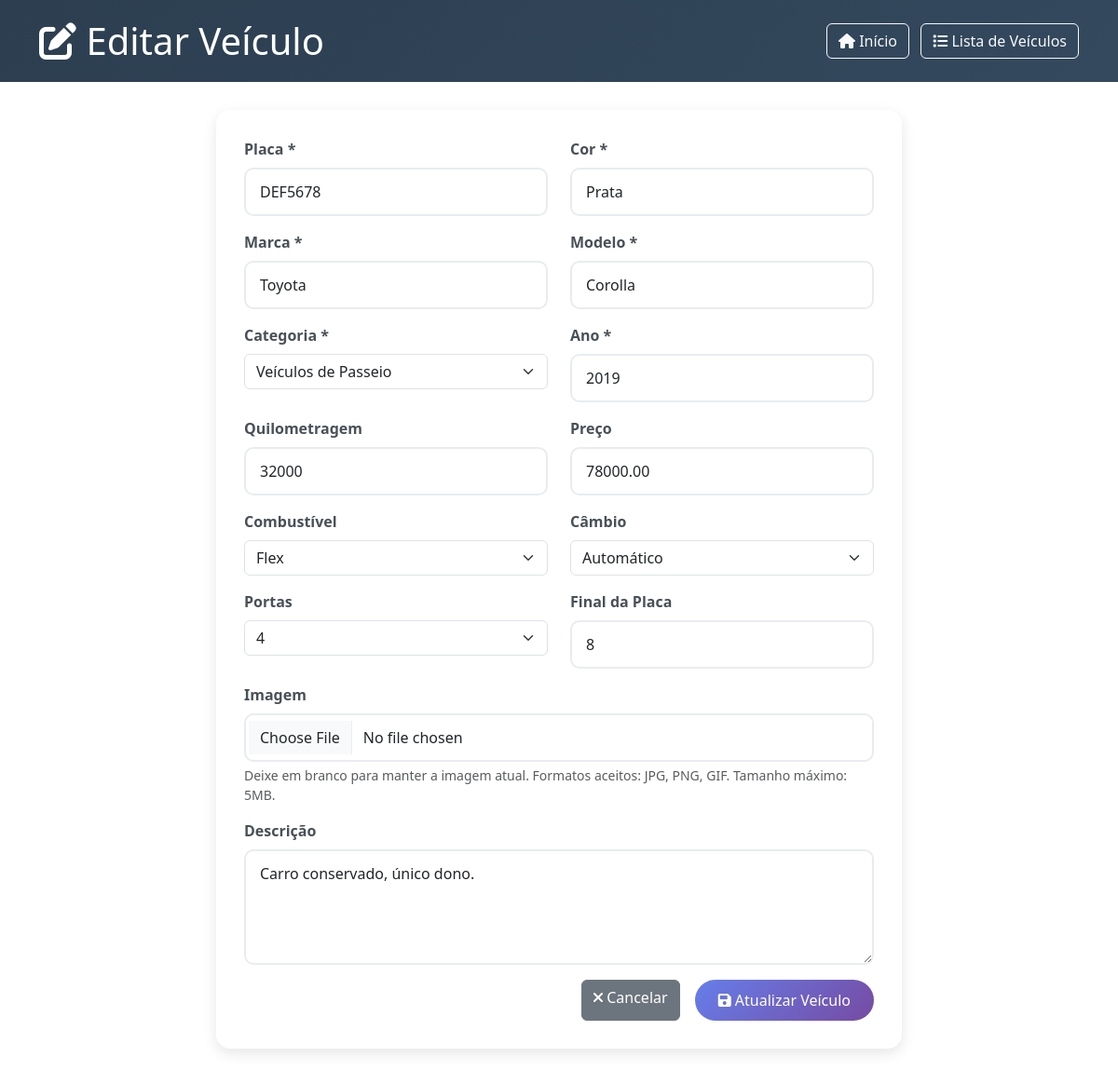
/admin/editar_veiculo.php?id=2 (signed in), run on the app's committed database.
### tables this page shows
CREATE TABLE IF NOT EXISTS veiculos (
    id INT AUTO_INCREMENT PRIMARY KEY,
    placa VARCHAR(10) NOT NULL UNIQUE,
    cor VARCHAR(30) NOT NULL,
    modelo VARCHAR(50) NOT NULL,
    marca VARCHAR(50) NOT NULL,
    id_categoria INT NOT NULL,
    ano VARCHAR(4) NOT NULL,
    quilometragem INT DEFAULT 0,
    preco DECIMAL(10,2) NULL,
    descricao TEXT NULL,
    combustivel VARCHAR(20) NULL,
    cambio VARCHAR(20) NULL,
    portas VARCHAR(2) NULL,
    final_placa VARCHAR(1) NULL,
    imagem VARCHAR(255) NULL,
    data_cadastro TIMESTAMP DEFAULT CURRENT_TIMESTAMP,
    FOREIGN KEY (id_categoria) REFERENCES categorias(id) ON DELETE RESTRICT
);

CREATE TABLE IF NOT EXISTS categorias (
    id INT AUTO_INCREMENT PRIMARY KEY,
    nome VARCHAR(50) NOT NULL UNIQUE
);

### admin/editar_veiculo.php (the view, shortened to what this page needs)
<?php
require_once '../config/database.php';
$id = (int)$_GET['id'];
$stmt = $pdo->prepare("SELECT * FROM veiculos WHERE id = ?");
$stmt->execute([$id]);
$veiculo = $stmt->fetch();
$stmt = $pdo->query("SELECT * FROM categorias ORDER BY nome");
$categorias = $stmt->fetchAll();
?>
<!DOCTYPE html>
<html lang="pt-BR">
<head>
    <link href="https://cdn.jsdelivr.net/npm/bootstrap@5.3.0/dist/css/bootstrap.min.css" rel="stylesheet">
    <link href="https://cdnjs.cloudflare.com/ajax/libs/font-awesome/6.0.0/css/all.min.css" rel="stylesheet">
    <link href="../assets/css/style.css" rel="stylesheet">
</head>
<body>
    <div class="admin-header">
        <div class="container">
            <div class="row align-items-center">
                <div class="col-md-6">
                    <h1 class="mb-0">
                        <i class="fas fa-edit"></i> Editar Veículo
                    </h1>
                </div>
                <div class="col-md-6 text-md-end">
                    <a href="../index.php" class="btn btn-outline-light me-2">
                        <i class="fas fa-home"></i> Início
                    </a>
                    <a href="veiculos.php" class="btn btn-outline-light">
                        <i class="fas fa-list"></i> Lista de Veículos
                    </a>
                </div>
            </div>
        </div>
    </div>
    <div class="container my-4">
        <div class="row justify-content-center">
            <div class="col-lg-8">
                <div class="admin-form">
                    <form method="POST" enctype="multipart/form-data">
                        <div class="row">
                            <div class="col-md-6">
                                <div class="mb-3">
                                    <label for="placa" class="form-label">Placa *</label>
                                    <input type="text" class="form-control" id="placa" name="placa"
                                           value="<?= htmlspecialchars($veiculo['placa']) ?>" required>
                                </div>
                            </div>
                            <div class="col-md-6">
                                <div class="mb-3">
                                    <label for="cor" class="form-label">Cor *</label>
                                    <input type="text" class="form-control" id="cor" name="cor"
                                           value="<?= htmlspecialchars($veiculo['cor']) ?>" required>
                                </div>
                            </div>
                        </div>
                        <div class="row">
                            <div class="col-md-6">
                                <div class="mb-3">
                                    <label for="marca" class="form-label">Marca *</label>
                                    <input type="text" class="form-control" id="marca" name="marca"
                                           value="<?= htmlspecialchars($veiculo['marca']) ?>" required>
                                </div>
                            </div>
                            <div class="col-md-6">
                                <div class="mb-3">
                                    <label for="modelo" class="form-label">Modelo *</label>
                                    <input type="text" class="form-control" id="modelo" name="modelo"
                                           value="<?= htmlspecialchars($veiculo['modelo']) ?>" required>
                                </div>
                            </div>
                        </div>
                        <div class="row">
                            <div class="col-md-6">
                                <div class="mb-3">
                                    <label for="id_categoria" class="form-label">Categoria *</label>
                                    <select class="form-select" id="id_categoria" name="id_categoria" required>
                                        <?php foreach ($categorias as $categoria): ?>
                                            <option value="<?= $categoria['id'] ?>"
                                                    <?= $veiculo['id_categoria'] == $categoria['id'] ? 'selected' : '' ?>>
                                                <?= htmlspecialchars($categoria['nome']) ?>
                                            </option>
                                        <?php endforeach; ?>
                                    </select>
                                </div>
                            </div>
                            <div class="col-md-6">
                                <div class="mb-3">
                                    <label for="ano" class="form-label">Ano *</label>
                                    <input type="text" class="form-control" id="ano" name="ano"
                                           value="<?= htmlspecialchars($veiculo['ano']) ?>" required>
                                </div>
                            </div>
                        </div>
                        <div class="row">
                            <div class="col-md-6">
                                <div class="mb-3">
                                    <label for="quilometragem" class="form-label">Quilometragem</label>
                                    <input type="number" class="form-control" id="quilometragem" name="quilometragem"
                                           value="<?= htmlspecialchars($veiculo['quilometragem']) ?>">
                                </div>
                            </div>
                            <div class="col-md-6">
                                <div class="mb-3">
                                    <label for="preco" class="form-label">Preço</label>
                                    <input type="number" step="0.01" class="form-control" id="preco" name="preco"
                                           value="<?= htmlspecialchars($veiculo['preco']) ?>">
                                </div>
                            </div>
                        </div>
                        <div class="row">
                            <div class="col-md-6">
                                <div class="mb-3">
                                    <label for="combustivel" class="form-label">Combustível</label>
                                    <select class="form-select" id="combustivel" name="combustivel">
                                        <option value="Flex" <?= $veiculo['combustivel'] == 'Flex' ? 'selected' : '' ?>>Flex</option>
                                    </select>
                                </div>
                            </div>
                            <div class="col-md-6">
                                <div class="mb-3">
                                    <label for="cambio" class="form-label">Câmbio</label>
                                    <select class="form-select" id="cambio" name="cambio">
                                        <option value="Automático" <?= $veiculo['cambio'] == 'Automático' ? 'selected' : '' ?>>Automático</option>
                                    </select>
                                </div>
                            </div>
                        </div>
                        <div class="row">
                            <div class="col-md-6">
                                <div class="mb-3">
                                    <label for="portas" class="form-label">Portas</label>
                                    <select class="form-select" id="portas" name="portas">
                                        <option value="4" <?= $veiculo['portas'] == '4' ? 'selected' : '' ?>>4</option>
                                    </select>
                                </div>
                            </div>
                            <div class="col-md-6">
                                <div class="mb-3">
                                    <label for="final_placa" class="form-label">Final da Placa</label>
                                    <input type="text" class="form-control" id="final_placa" name="final_placa"
                                           value="<?= htmlspecialchars($veiculo['final_placa']) ?>">
                                </div>
                            </div>
                        </div>
                        <div class="mb-3">
                            <label for="imagem" class="form-label">Imagem</label>
                            <input type="file" class="form-control" id="imagem" name="imagem" accept="image/*">
                            <div class="form-text">Deixe em branco para manter a imagem atual. Formatos aceitos: JPG, PNG, GIF. Tamanho máximo: 5MB.</div>
                        </div>
                        <div class="mb-3">
                            <label for="descricao" class="form-label">Descrição</label>
                            <textarea class="form-control" id="descricao" name="descricao" rows="4"><?= htmlspecialchars($veiculo['descricao']) ?></textarea>
                        </div>
                        <div class="d-grid gap-2 d-md-flex justify-content-md-end">
                            <a href="veiculos.php" class="btn btn-secondary me-md-2">
                                <i class="fas fa-times"></i> Cancelar
                            </a>
                            <button type="submit" class="btn btn-primary">
                                <i class="fas fa-save"></i> Atualizar Veículo
                            </button>
                        </div>
                    </form>
                </div>
            </div>
        </div>
    </div>
</body>
</html>

### assets/css/style.css (style rules this page uses)
.btn-primary { background: linear-gradient(135deg, #667eea 0%, #764ba2 100%); border: none; border-radius: 25px; padding: 10px 25px; font-weight: 500; transition: all 0.3s ease; }
.form-control { border-radius: 10px; border: 2px solid #e9ecef; padding: 12px 15px; transition: all 0.3s ease; }
.admin-header { background: linear-gradient(135deg, #2c3e50 0%, #34495e 100%); color: white; padding: 20px 0; margin-bottom: 30px; }
.admin-form { background: white; padding: 30px; border-radius: 15px; box-shadow: 0 5px 15px rgba(0, 0, 0, 0.1); }
.form-label { font-weight: 600; color: #495057; margin-bottom: 8px; }

### data on the page
veiculos: placa "DEF5678", cor "Prata", marca "Toyota", modelo "Corolla", id_categoria "Veículos de Passeio", ano "2019", quilometragem "32000", preco "78000.00", combustivel "Flex", cambio "Automático", portas "4", final_placa "8", descricao "Carro conservado, único dono."
